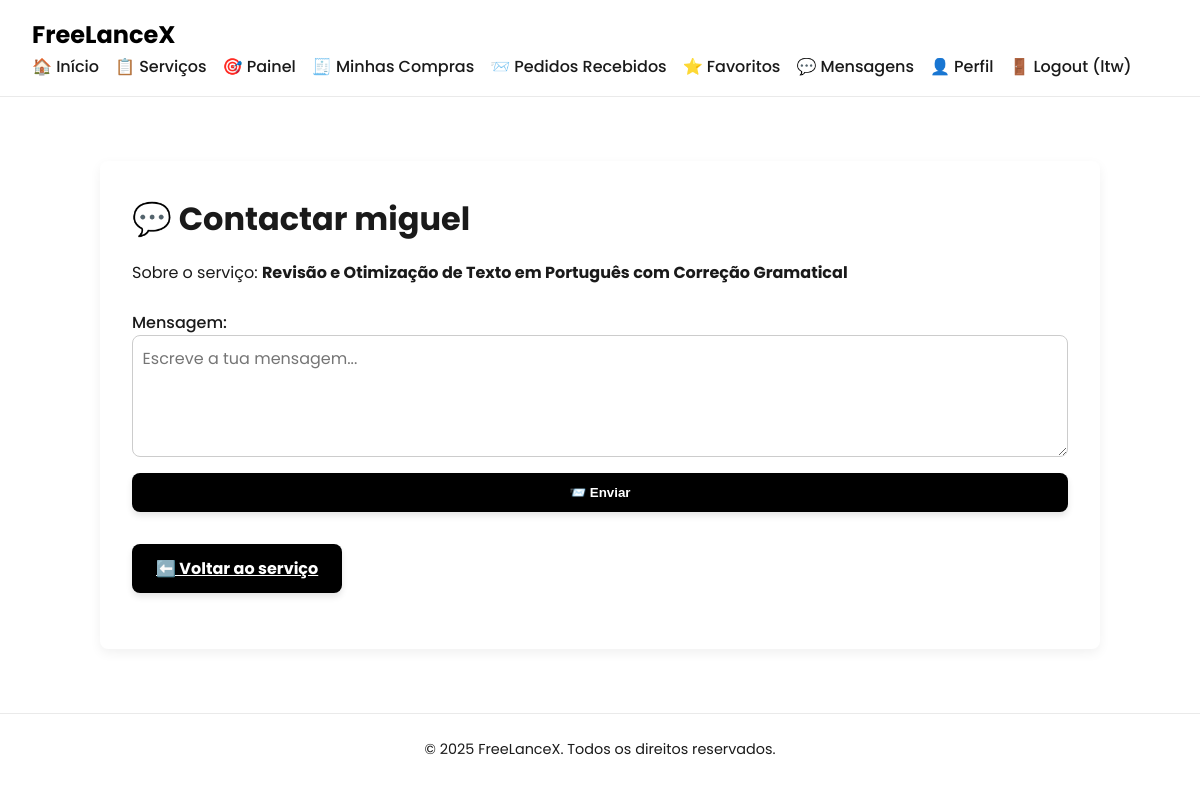
Screenshot of /pages/contact_freelancer.php?to=10&service=7 (signed in) with the database file from the repository.
### tables this page shows
CREATE TABLE services (
    id INTEGER PRIMARY KEY AUTOINCREMENT,
    freelancer_id INTEGER NOT NULL,
    title TEXT NOT NULL,
    description TEXT,
    price REAL NOT NULL,
    delivery_time TEXT NOT NULL,
    category TEXT, 
    media_path TEXT,
    is_promoted INTEGER DEFAULT 0,
    FOREIGN KEY(freelancer_id) REFERENCES users(id)
);

CREATE TABLE users (
    id INTEGER PRIMARY KEY AUTOINCREMENT,
    username TEXT NOT NULL UNIQUE,
    email TEXT NOT NULL UNIQUE,
    password_hash TEXT NOT NULL,
    is_admin INTEGER DEFAULT 0
);

### pages/contact_freelancer.php (the view, shortened to what this page needs)
<?php
require_once '../includes/db.php';
?>
<?php include '../includes/head.php'; ?>
<?php include '../includes/header.php'; ?>
<?php
$freelancer_id = $_GET['to'] ?? null;
$service_id = $_GET['service'] ?? null;
$stmt = $db->prepare("
    SELECT s.title, u.username
    FROM services s
    JOIN users u ON s.freelancer_id = u.id
    WHERE s.id = :sid AND u.id = :fid
");
$stmt->execute([':sid' => $service_id, ':fid' => $freelancer_id]);
$info = $stmt->fetch(PDO::FETCH_ASSOC);
$success = false;
?>
<main class="dashboard-container">
    <h2>💬 Contactar <?= htmlspecialchars($info['username']) ?></h2>
    <p>Sobre o serviço: <strong><?= htmlspecialchars($info['title']) ?></strong></p>
    <?php if ($success): ?>
        <p class="success">✅ Mensagem enviada com sucesso!</p>
    <?php else: ?>
        <form method="post" class="auth-form">
            <label>Mensagem:
                <textarea name="message" rows="4" required maxlength="1000" placeholder="Escreve a tua mensagem..."></textarea>
            </label>
            <button type="submit" class="primary-btn">📨 Enviar</button>
        </form>
    <?php endif; ?>
    <div class="dashboard-actions">
        <a href="service_detail.php?id=<?= htmlspecialchars($service_id) ?>" class="primary-btn">⬅️ Voltar ao serviço</a>
    </div>
</main>
<?php include '../includes/footer.php'; ?>

### css/style.css (style rules this page uses)
* { margin: 0; padding: 0; box-sizing: border-box; }
main { max-width: 1000px; margin: 4rem auto 2rem auto; padding: 2rem; }
.primary-btn { background: var(--primary); color: #fff; padding: 12px 24px; border-radius: var(--radius); font-weight: bold; border: none; cursor: pointer; transition: var(--transition); box-shadow: 0 4px 6px rgba(0,0,0,0.1); }
.auth-form { display: flex; flex-direction: column; gap: 1rem; margin-top: 1.5rem; }
.auth-form label { text-align: left; font-weight: 500; }
.auth-form input, .auth-form textarea { padding: 0.6rem; border: 1px solid #ccc; border-radius: var(--radius); font-size: 1rem; width: 100%; font-family: 'Poppins', sans-serif; resize: vertical; }
.dashboard-container { max-width: 1000px; margin: 4rem auto; padding: 2rem; background: #fff; border-radius: var(--radius); box-shadow: 0 4px 12px rgba(0, 0, 0, 0.06); }
.dashboard-container h2 { font-size: 2rem; margin-bottom: 1rem; }
.dashboard-actions { display: flex; flex-wrap: wrap; gap: 1rem; margin: 1.5rem 0; }
.dashboard-actions { margin-top: 2rem; display: flex; gap: 1rem; }

### rows the page displays
services: freelancer.username "miguel", title "Revisão e Otimização de Texto em Português com Correção Gramatical"

### other values shown
$_SESSION['username'] "ltw"
